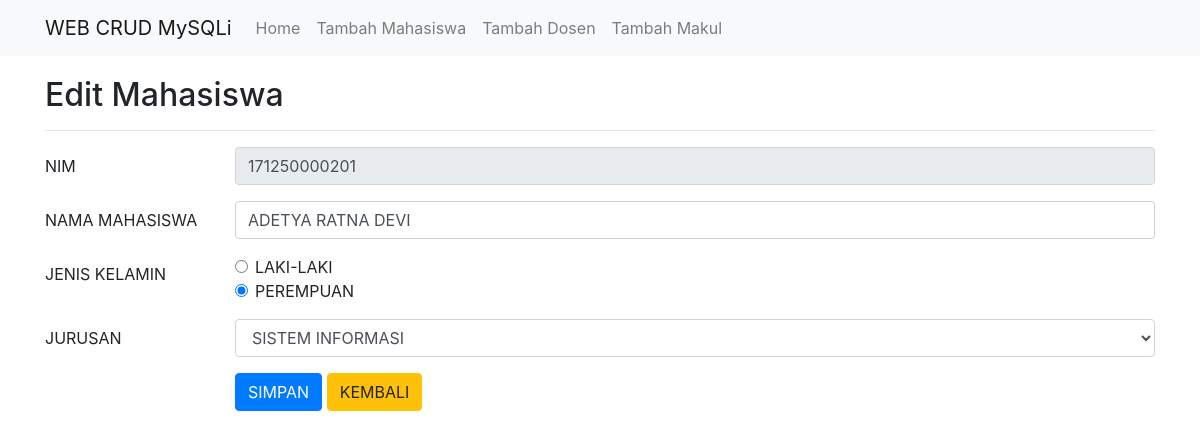
/edit.php?id=5, run on the app's committed database.
### tables this page shows
CREATE TABLE `mahasiswa` (
  `id` int(11) NOT NULL,
  `nim` char(12) NOT NULL,
  `nama` varchar(50) NOT NULL,
  `jenis_kelamin` varchar(20) NOT NULL,
  `jurusan` varchar(30) NOT NULL
);

### edit.php (the view, shortened to what this page needs)
<?php include('config.php'); ?>
<!DOCTYPE html>
<html>
<head>
	<link rel="stylesheet" href="https://stackpath.bootstrapcdn.com/bootstrap/4.1.3/css/bootstrap.min.css">
</head>
<body>
	<nav class="navbar navbar-expand-lg navbar-light bg-light">
		<div class="container">
			<a class="navbar-brand" href="#">WEB CRUD MySQLi</a>
			<div class="collapse navbar-collapse" id="navbarSupportedContent">
				<ul class="navbar-nav mr-auto">
					<li class="nav-item">
						<a class="nav-link" href="index.php">Home</a>
					</li>
					<li class="nav-item">
						<a class="nav-link" href="tambah.php">Tambah Mahasiswa</a>
					</li>
					<li class="nav-item">
						<a class="nav-link" href="tambah dosen.php">Tambah Dosen</a>
					</li>
					<li class="nav-item">
						<a class="nav-link" href="tambah makul.php">Tambah Makul</a>
					</li>
				</ul>
			</div>
		</div>
	</nav>
	<div class="container" style="margin-top:20px">
		<h2>Edit Mahasiswa</h2>
		<hr>
		<?php
		if(isset($_GET['id'])){
			$id = $_GET['id'];
			$select = mysqli_query($koneksi, "SELECT * FROM mahasiswa WHERE id='$id'") or die(mysqli_error($koneksi));
			if(mysqli_num_rows($select) == 0){
				echo '<div class="alert alert-warning">ID tidak ada dalam database.</div>';
				exit();
			}else{
				$data = mysqli_fetch_assoc($select);
			}
		}
		?>
		<form action="edit.php?id=<?php echo $id; ?>" method="post">
			<div class="form-group row">
				<label class="col-sm-2 col-form-label">NIM</label>
				<div class="col-sm-10">
					<input type="text" name="nim" class="form-control" size="4" value="<?php echo $data['nim']; ?>" readonly required>
				</div>
			</div>
			<div class="form-group row">
				<label class="col-sm-2 col-form-label">NAMA MAHASISWA</label>
				<div class="col-sm-10">
					<input type="text" name="nama" class="form-control" value="<?php echo $data['nama']; ?>" required>
				</div>
			</div>
			<div class="form-group row">
				<label class="col-sm-2 col-form-label">JENIS KELAMIN</label>
				<div class="col-sm-10">
					<div class="form-check">
						<input type="radio" class="form-check-input" name="jenis_kelamin" value="LAKI-LAKI" <?php if($data['jenis_kelamin'] == 'LAKI-LAKI'){ echo 'checked'; } ?> required>
						<label class="form-check-label">LAKI-LAKI</label>
					</div>
					<div class="form-check">
						<input type="radio" class="form-check-input" name="jenis_kelamin" value="PEREMPUAN" <?php if($data['jenis_kelamin'] == 'PEREMPUAN'){ echo 'checked'; } ?> required>
						<label class="form-check-label">PEREMPUAN</label>
					</div>
				</div>
			</div>
			<div class="form-group row">
				<label class="col-sm-2 col-form-label">JURUSAN</label>
				<div class="col-sm-10">
					<select name="jurusan" class="form-control" required>
						<option value="SISTEM INFORMASI" <?php if($data['jurusan'] == 'SISTEM INFORMASI'){ echo 'selected'; } ?>>SISTEM INFORMASI</option>
					</select>
				</div>
			</div>
			<div class="form-group row">
				<label class="col-sm-2 col-form-label">&nbsp;</label>
				<div class="col-sm-10">
					<input type="submit" name="submit" class="btn btn-primary" value="SIMPAN">
					<a href="index.php" class="btn btn-warning">KEMBALI</a>
				</div>
			</div>
		</form>
	</div>
</body>
</html>

### data on the page
mahasiswa: nim "171250000201", nama "ADETYA RATNA DEVI", jenis_kelamin "☑", jurusan "SISTEM INFORMASI"
